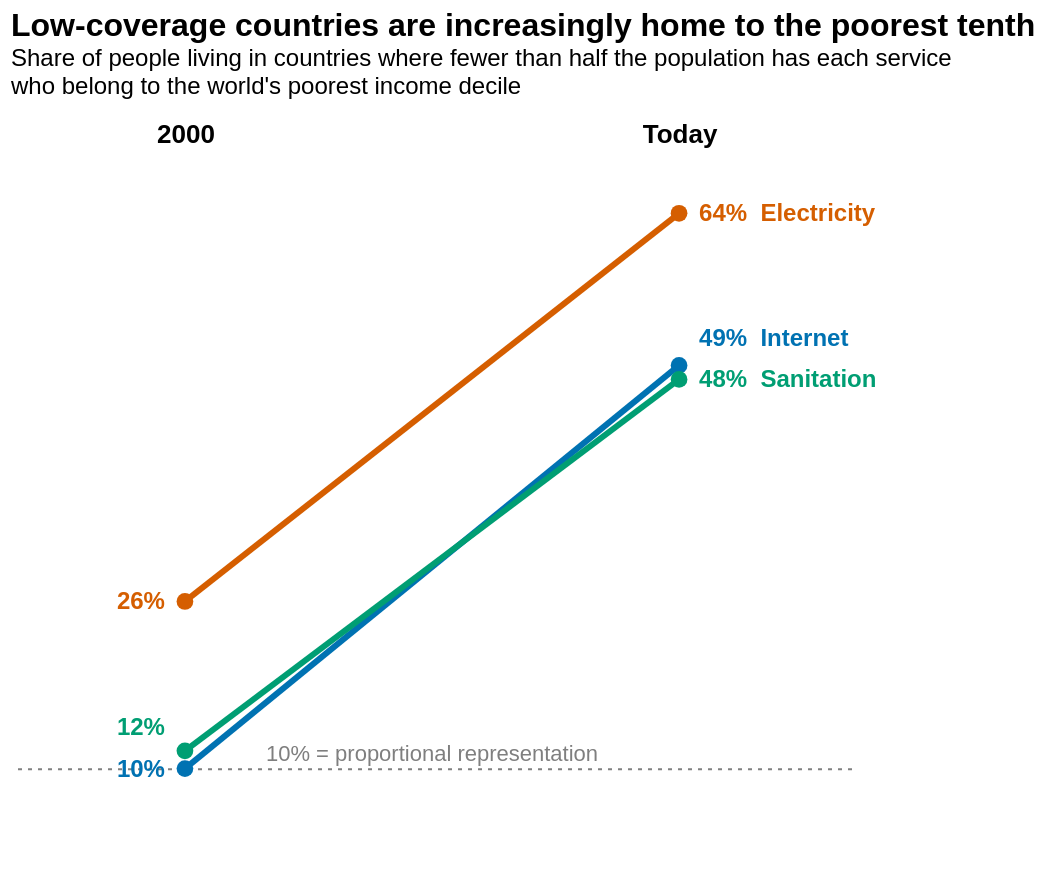

This figure's notebook cell:
### Markdown cell above
##Idea:
For the future, I feel that I should explore this chart/idea better. I think it could work. 
In 2000, about one in four people living in countries where most lacked electricity belonged to the world's poorest tenth; today it is almost two in three. For internet use and basic sanitation, the share rose from about one in ten to about half.

### Code cell
services_slope = slope_data[slope_data['indicator'].ne('Fragile or conflict-affected')].copy()
services_slope['period_axis'] = services_slope['period'].map({'Around 2000': '2000', 'Latest': 'Today'})
services_slope['label_y'] = services_slope.groupby('period', group_keys=False)['d1_part'].apply(spread_labels)
services_slope['end_label'] = services_slope['start_label'] + '  ' + services_slope['indicator']

services_x = alt.X(
    'period_axis:N', sort=['2000', 'Today'], title=None,
    axis=alt.Axis(labelAngle=0, labelFontSize=13, labelFontWeight='bold', domain=False, ticks=False, orient='top'),
    scale=alt.Scale(padding=0.35),
)
services_base = alt.Chart(services_slope).encode(x=services_x, color=color)
services_lines = services_base.mark_line(strokeWidth=3).encode(
    y=alt.Y(
        'd1_part:Q',
        scale=y_scale,
        axis=alt.Axis(title='Share of low-coverage population in D1 (%)', values=list(range(0, 71, 10)), grid=False),
    ),
    detail='indicator:N',
)
services_points = services_base.mark_point(filled=True, size=70, opacity=1).encode(
    y=alt.Y('d1_part:Q', scale=y_scale, axis=None),
    tooltip=[
        alt.Tooltip('indicator:N', title='Indicator'),
        alt.Tooltip('year:Q', title='Year', format='d'),
        alt.Tooltip('d1_part:Q', title='Share who are in D1 (%)', format='.1f'),
    ],
)
services_start = services_base.transform_filter(alt.datum.period == 'Around 2000').mark_text(
    align='right', dx=-10, fontSize=12, fontWeight='bold'
).encode(y=alt.Y('label_y:Q', scale=y_scale, axis=None), text='start_label:N')
services_end = services_base.transform_filter(alt.datum.period == 'Latest').mark_text(
    align='left', dx=10, fontSize=12, fontWeight='bold'
).encode(y=alt.Y('label_y:Q', scale=y_scale, axis=None), text='end_label:N')

services_slope_chart = (
    alt.layer(reference_rule, reference_text, services_lines, services_points, services_start, services_end)
    .properties(
        width=SLOPE_WIDTH,
        height=360,
        title=alt.TitleParams(
            'Low-coverage countries are increasingly home to the poorest tenth',
            subtitle=[
                'Share of people living in countries where fewer than half the population has each service',
                "who belong to the world's poorest income decile",
            ],
            anchor='start',
            fontSize=16,
            offset=12,
        ),
    )
    .configure_view(stroke=None)
    .configure_axis(grid=False)
)
services_slope_chart

### Figure 1 — Vega-Lite specification as saved in the notebook (floating-point values rounded to 4 significant figures)
{"config": {"view": {"continuousWidth": 300, "continuousHeight": 300, "stroke": null}, "axis": {"grid": false}}, "layer": [{"data": {"name": "data-a05a1ed448acbefd215f8bada93c9a1f"}, "mark": {"type": "rule", "color": "#7F7F7F", "strokeDash": [2, 3]}, "encoding": {"y": {"axis": null, "field": "y", "scale": {"domain": [0, 70]}, "type": "quantitative"}}}, {"data": {"name": "data-a05a1ed448acbefd215f8bada93c9a1f"}, "mark": {"type": "text", "align": "center", "color": "#7F7F7F", "dy": -7, "fontSize": 11, "text": "10% = proportional representation"}, "encoding": {"x": {"value": 210.0}, "y": {"axis": null, "field": "y", "scale": {"domain": [0, 70]}, "type": "quantitative"}}}, {"data": {"name": "data-e62157f5184fdaa3706af65158ecd559"}, "mark": {"type": "line", "strokeWidth": 3}, "encoding": {"color": {"field": "indicator", "legend": null, "scale": {"domain": ["Electricity", "Internet", "Sanitation", "Fragile or conflict-affected"], "range": ["#D55E00", "#0072B2", "#009E73", "#CC79A7"]}, "type": "nominal"}, "detail": {"field": "indicator", "type": "nominal"}, "x": {"axis": {"domain": false, "labelAngle": 0, "labelFontSize": 13, "labelFontWeight": "bold", "orient": "top", "ticks": false}, "field": "period_axis", "scale": {"padding": 0.35}, "sort": ["2000", "Today"], "title": null, "type": "nominal"}, "y": {"axis": {"grid": false, "title": "Share of low-coverage population in D1 (%)", "values": [0, 10, 20, 30, 40, 50, 60, 70]}, "field": "d1_part", "scale": {"domain": [0, 70]}, "type": "quantitative"}}}, {"data": {"name": "data-e62157f5184fdaa3706af65158ecd559"}, "mark": {"type": "point", "filled": true, "opacity": 1, "size": 70}, "encoding": {"color": {"field": "indicator", "legend": null, "scale": {"domain": ["Electricity", "Internet", "Sanitation", "Fragile or conflict-affected"], "range": ["#D55E00", "#0072B2", "#009E73", "#CC79A7"]}, "type": "nominal"}, "tooltip": [{"field": "indicator", "title": "Indicator", "type": "nominal"}, {"field": "year", "format": "d", "title": "Year", "type": "quantitative"}, {"field": "d1_part", "format": ".1f", "title": "Share who are in D1 (%)", "type": "quantitative"}], "x": {"axis": {"domain": false, "labelAngle": 0, "labelFontSize": 13, "labelFontWeight": "bold", "orient": "top", "ticks": false}, "field": "period_axis", "scale": {"padding": 0.35}, "sort": ["2000", "Today"], "title": null, "type": "nominal"}, "y": {"axis": null, "field": "d1_part", "scale": {"domain": [0, 70]}, "type": "quantitative"}}}, {"data": {"name": "data-e62157f5184fdaa3706af65158ecd559"}, "mark": {"type": "text", "align": "right", "dx": -10, "fontSize": 12, "fontWeight": "bold"}, "encoding": {"color": {"field": "indicator", "legend": null, "scale": {"domain": ["Electricity", "Internet", "Sanitation", "Fragile or conflict-affected"], "range": ["#D55E00", "#0072B2", "#009E73", "#CC79A7"]}, "type": "nominal"}, "text": {"field": "start_label", "type": "nominal"}, "x": {"axis": {"domain": false, "labelAngle": 0, "labelFontSize": 13, "labelFontWeight": "bold", "orient": "top", "ticks": false}, "field": "period_axis", "scale": {"padding": 0.35}, "sort": ["2000", "Today"], "title": null, "type": "nominal"}, "y": {"axis": null, "field": "label_y", "scale": {"domain": [0, 70]}, "type": "quantitative"}}, "transform": [{"filter": "(datum.period === 'Around 2000')"}]}, {"data": {"name": "data-e62157f5184fdaa3706af65158ecd559"}, "mark": {"type": "text", "align": "left", "dx": 10, "fontSize": 12, "fontWeight": "bold"}, "encoding": {"color": {"field": "indicator", "legend": null, "scale": {"domain": ["Electricity", "Internet", "Sanitation", "Fragile or conflict-affected"], "range": ["#D55E00", "#0072B2", "#009E73", "#CC79A7"]}, "type": "nominal"}, "text": {"field": "end_label", "type": "nominal"}, "x": {"axis": {"domain": false, "labelAngle": 0, "labelFontSize": 13, "labelFontWeight": "bold", "orient": "top", "ticks": false}, "field": "period_axis", "scale": {"padding": 0.35}, "sort": ["2000", "Today"], "title": null, "type": "nominal"}, "y": {"axis": null, "field": "label_y", "scale": {"domain": [0, 70]}, "type": "quantitative"}}, "transform": [{"filter": "(datum.period === 'Latest')"}]}], "height": 360, "title": {"text": "Low-coverage countries are increasingly home to the poorest tenth", "anchor": "start", "fontSize": 16, "offset": 12, "subtitle": ["Share of people living in countries where fewer than half the population has each service", "who belong to the world's poorest income decile"]}, "width": 420, "$schema": "https://vega.github.io/schema/vega-lite/v6.4.1.json", "datasets": {"data-a05a1ed448acbefd215f8bada93c9a1f": [{"y": 10}], "data-e62157f5184fdaa3706af65158ecd559": [{"indicator": "Electricity", "period": "Around 2000", "year": 2000, "share": 38.71, "world": 14.71, "d1_part": 26.3, "period_axis": "2000", "label_y": 26.3, "start_label": "26%", "end_label": "26%  Electricity"}, {"indicator": "Electricity", "period": "Latest", "year": 2023, "share": 30.57, "world": 4.773, "d1_part": 64.04, "period_axis": "Today", "label_y": 64.04, "start_label": "64%", "end_label": "64%  Electricity"}, {"indicator": "Internet", "period": "Around 2000", "year": 2000, "share": 99.99, "world": 99.4, "d1_part": 10.05, "period_axis": "2000", "label_y": 10.05, "start_label": "10%", "end_label": "10%  Internet"}, {"indicator": "Internet", "period": "Latest", "year": 2024, "share": 74.0, "world": 15.02, "d1_part": 49.25, "period_axis": "Today", "label_y": 51.89, "start_label": "49%", "end_label": "49%  Internet"}, {"indicator": "Sanitation", "period": "Around 2000", "year": 2000, "share": 47.25, "world": 40.09, "d1_part": 11.78, "period_axis": "2000", "label_y": 14.05, "start_label": "12%", "end_label": "12%  Sanitation"}, {"indicator": "Sanitation", "period": "Latest", "year": 2024, "share": 66.33, "world": 13.85, "d1_part": 47.89, "period_axis": "Today", "label_y": 47.89, "start_label": "48%", "end_label": "48%  Sanitation"}]}}
